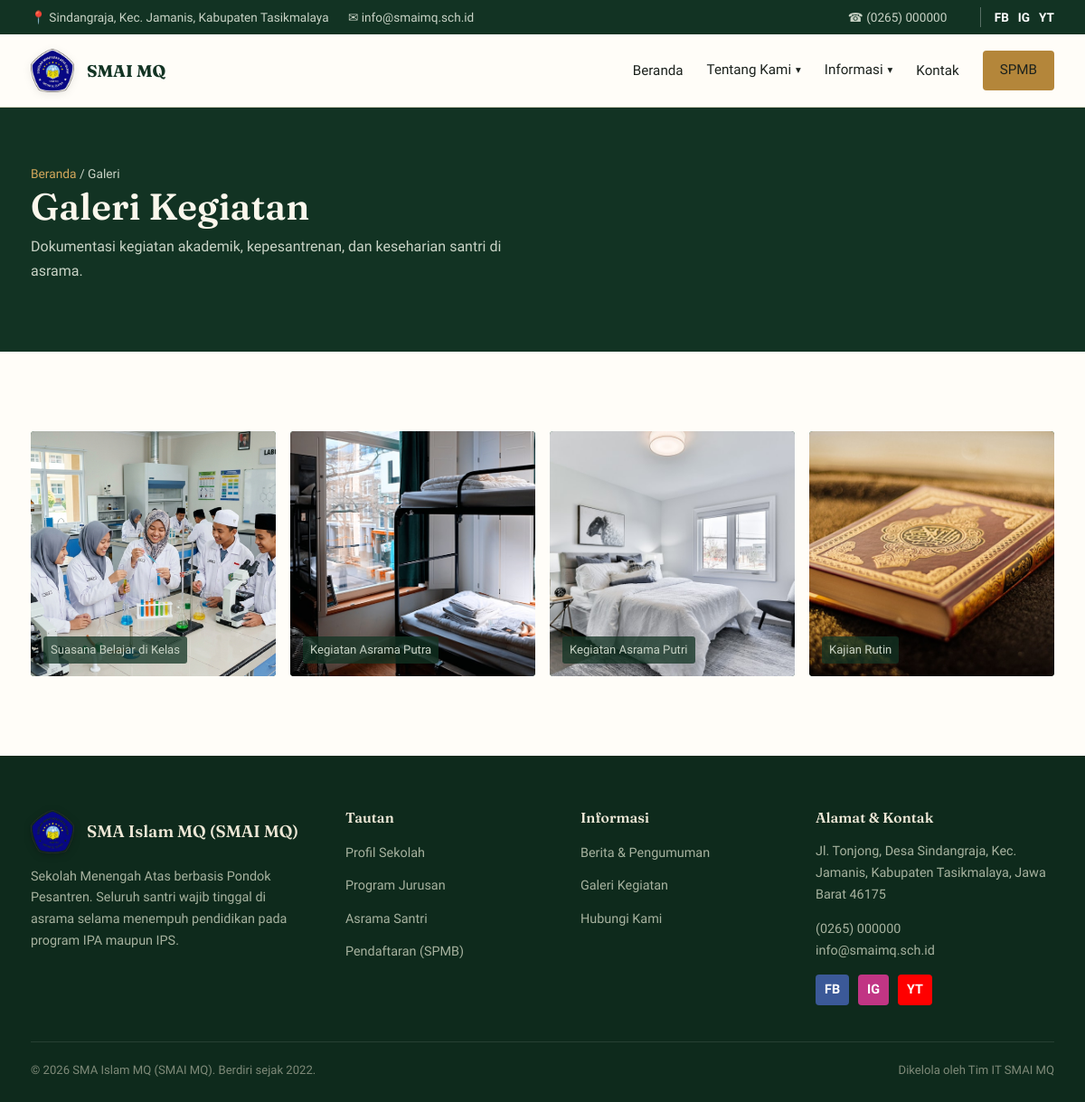
The page /galeri.php on the database its author committed.
### tables this page shows
CREATE TABLE profil_sekolah (
    id INT AUTO_INCREMENT PRIMARY KEY,
    nama_sekolah VARCHAR(150) NOT NULL,
    npsn VARCHAR(20) DEFAULT NULL,
    tahun_berdiri YEAR NOT NULL,
    alamat VARCHAR(255) NOT NULL,
    desa_kelurahan VARCHAR(100),
    kecamatan VARCHAR(100),
    kabupaten VARCHAR(100),
    provinsi VARCHAR(100),
    kode_pos VARCHAR(10),
    telepon VARCHAR(30),
    email VARCHAR(100),
    sambutan_kepsek TEXT,
    visi TEXT,
    misi TEXT,
    sejarah TEXT,
    logo VARCHAR(255) DEFAULT NULL,
    facebook VARCHAR(255) DEFAULT NULL,
    instagram VARCHAR(255) DEFAULT NULL,
    youtube VARCHAR(255) DEFAULT NULL,
    whatsapp VARCHAR(20) DEFAULT NULL,
    video_profil VARCHAR(255) DEFAULT NULL
);

CREATE TABLE galeri (
    id INT AUTO_INCREMENT PRIMARY KEY,
    judul VARCHAR(150) NOT NULL,
    kategori VARCHAR(50) DEFAULT 'Kegiatan',
    gambar VARCHAR(255) NOT NULL,
    keterangan VARCHAR(255),
    dibuat_pada TIMESTAMP DEFAULT CURRENT_TIMESTAMP
);

### includes/functions.php (called while the page is built, shortened)
<?php
function e($string) {
    return htmlspecialchars($string ?? '', ENT_QUOTES, 'UTF-8');
}

### galeri.php (the view, shortened to what this page needs)
<?php
require_once __DIR__ . '/config/database.php';
require_once __DIR__ . '/includes/functions.php';
$halaman_aktif = 'galeri';
$per_page = 12;
$page = isset($_GET['p']) ? (int)$_GET['p'] : 1;
$offset = ($page - 1) * $per_page;
$stmt = $pdo->prepare("SELECT * FROM galeri ORDER BY dibuat_pada DESC LIMIT ? OFFSET ?");
$stmt->bindValue(1, $per_page, PDO::PARAM_INT);
$stmt->bindValue(2, $offset, PDO::PARAM_INT);
$stmt->execute();
$galeri = $stmt->fetchAll();
require __DIR__ . '/includes/header.php';
?>
<div class="header-halaman">
    <div class="wadah">
        <span class="jejak"><a href="index.php">Beranda</a> / Galeri</span>
        <h1>Galeri Kegiatan</h1>
        <p style="color:#C9D3C6; max-width:60ch;">Dokumentasi kegiatan akademik, kepesantrenan, dan keseharian santri di asrama.</p>
    </div>
</div>
<section>
    <div class="wadah">
        <div class="grid-galeri">
            <?php foreach ($galeri as $g): ?>
            <div class="item-galeri">
                <?php if (!empty($g['gambar']) && file_exists(__DIR__ . '/assets/img/galeri/' . $g['gambar'])): ?>
                    <img src="<?= BASE_URL ?>assets/img/galeri/<?= e($g['gambar']) ?>" alt="<?= e($g['judul']) ?>">
                <?php else: ?>
                    <img src="<?= BASE_URL ?>assets/img/hero.jpg" alt="<?= e($g['judul']) ?>">
                <?php endif; ?>
                <span><?= e($g['judul']) ?></span>
            </div>
            <?php endforeach; ?>
        </div>
    </div>
</section>
<?php require __DIR__ . '/includes/footer.php'; ?>

### includes/header.php (shortened to what this page needs)
<?php
$profil = $pdo->query("SELECT * FROM profil_sekolah LIMIT 1")->fetch();
$halaman_aktif = $halaman_aktif ?? '';
?>
<!DOCTYPE html>
<html lang="id">
<head>
<link rel="stylesheet" href="<?= BASE_URL ?>assets/css/style.css">
</head>
<body>
<div class="topbar">
    <div class="wadah">
        <div>
            <span>📍 <?= e($profil['desa_kelurahan'] ?? '') ?>, <?= e($profil['kecamatan'] ?? '') ?>, <?= e($profil['kabupaten'] ?? '') ?></span>
            <span>✉ <?= e($profil['email'] ?? '') ?></span>
        </div>
        <div>
            <span>☎ <?= e($profil['telepon'] ?? '') ?></span>
            <div style="display:inline-flex; align-items:center; gap:10px; margin-left:15px; border-left:1px solid rgba(255,255,255,0.3); padding-left:15px;">
                <?php if(!empty($profil['facebook'])): ?><a href="<?= e($profil['facebook']) ?>" target="_blank" style="color:white; text-decoration:none; font-weight:bold;">FB</a><?php endif; ?>
                <?php if(!empty($profil['instagram'])): ?><a href="<?= e($profil['instagram']) ?>" target="_blank" style="color:white; text-decoration:none; font-weight:bold;">IG</a><?php endif; ?>
                <?php if(!empty($profil['youtube'])): ?><a href="<?= e($profil['youtube']) ?>" target="_blank" style="color:white; text-decoration:none; font-weight:bold;">YT</a><?php endif; ?>
            </div>
        </div>
    </div>
</div>
<header class="situs">
    <div class="navbar wadah">
        <a href="<?= BASE_URL ?>index.php" class="merek">
            <img src="<?= BASE_URL ?>assets/img/logo.png" alt="Logo SMAI MQ" class="logo-sekolah">
            <span class="merek-teks">
                <strong>SMAI MQ</strong>
            </span>
        </a>
        <nav class="menu-utama">
            <ul>
                <li><a href="<?= BASE_URL ?>index.php" class="<?= $halaman_aktif === 'beranda' ? 'aktif' : '' ?>">Beranda</a></li>
                <li class="menu-dropdown <?= in_array($halaman_aktif, ['profil', 'jurusan', 'asrama', 'fasilitas', 'guru', 'prestasi', 'ekstrakurikuler']) ? 'aktif' : '' ?>">
                    <a href="javascript:void(0)" class="dropdown-toggle">Tentang Kami <span class="panah-bawah">&#9662;</span></a>
                </li>
                <li class="menu-dropdown <?= in_array($halaman_aktif, ['berita', 'galeri', 'pengumuman', 'unduhan', 'alumni', 'kalender', 'karya']) ? 'aktif' : '' ?>">
                    <a href="javascript:void(0)" class="dropdown-toggle">Informasi <span class="panah-bawah">&#9662;</span></a>
                </li>
                <li><a href="<?= BASE_URL ?>kontak.php" class="<?= $halaman_aktif === 'kontak' ? 'aktif' : '' ?>">Kontak</a></li>
                <li><a href="https://spmb.ponpes-mhmq.my.id/" target="_blank" class="btn btn-emas" style="padding:8px 18px;">SPMB</a></li>
            </ul>
        </nav>
    </div>
</header>

### includes/footer.php (shortened to what this page needs)
<footer class="situs">
    <div class="wadah">
        <div class="footer-grid">
            <div>
                <div style="display:flex; align-items:center; gap:14px; margin-bottom:14px;">
                    <img src="<?= BASE_URL ?>assets/img/logo.png" alt="Logo SMAI MQ" style="width:48px; height:auto; filter:drop-shadow(0 2px 4px rgba(0,0,0,0.3));">
                    <h4 style="margin:0; font-size:1.15rem;"><?= e($profil['nama_sekolah']) ?></h4>
                </div>
                <p>Sekolah Menengah Atas berbasis Pondok Pesantren. Seluruh santri wajib tinggal di asrama selama menempuh pendidikan pada program IPA maupun IPS.</p>
            </div>
            <div>
                <h4>Tautan</h4>
                <ul>
                    <li><a href="<?= BASE_URL ?>profil.php">Profil Sekolah</a></li>
                    <li><a href="<?= BASE_URL ?>jurusan.php">Program Jurusan</a></li>
                    <li><a href="<?= BASE_URL ?>asrama.php">Asrama Santri</a></li>
                    <li><a href="https://spmb.ponpes-mhmq.my.id/" target="_blank">Pendaftaran (SPMB)</a></li>
                </ul>
            </div>
            <div>
                <h4>Informasi</h4>
                <ul>
                    <li><a href="<?= BASE_URL ?>berita.php">Berita &amp; Pengumuman</a></li>
                    <li><a href="<?= BASE_URL ?>galeri.php">Galeri Kegiatan</a></li>
                    <li><a href="<?= BASE_URL ?>kontak.php">Hubungi Kami</a></li>
                </ul>
            </div>
            <div>
                <h4>Alamat &amp; Kontak</h4>
                <p>
                    <?= e($profil['alamat']) ?>, Desa <?= e($profil['desa_kelurahan']) ?>,
                    <?= e($profil['kecamatan']) ?>, <?= e($profil['kabupaten']) ?>,
                    <?= e($profil['provinsi']) ?> <?= e($profil['kode_pos']) ?>
                </p>
                <p><?= e($profil['telepon']) ?><br><?= e($profil['email']) ?></p>
                <div style="margin-top:15px; display:flex; gap:10px;">
                    <?php if(!empty($profil['facebook'])): ?><a href="<?= e($profil['facebook']) ?>" target="_blank" style="display:inline-block; padding:5px 10px; background:#3b5998; color:white; border-radius:4px; text-decoration:none; font-weight:bold;">FB</a><?php endif; ?>
                    <?php if(!empty($profil['instagram'])): ?><a href="<?= e($profil['instagram']) ?>" target="_blank" style="display:inline-block; padding:5px 10px; background:#C13584; color:white; border-radius:4px; text-decoration:none; font-weight:bold;">IG</a><?php endif; ?>
                    <?php if(!empty($profil['youtube'])): ?><a href="<?= e($profil['youtube']) ?>" target="_blank" style="display:inline-block; padding:5px 10px; background:#FF0000; color:white; border-radius:4px; text-decoration:none; font-weight:bold;">YT</a><?php endif; ?>
                </div>
            </div>
        </div>
        <div class="footer-bawah">
            <span>&copy; <?= date('Y') ?> <?= e($profil['nama_sekolah']) ?>. Berdiri sejak <?= e($profil['tahun_berdiri']) ?>.</span>
            <span>Dikelola oleh Tim IT SMAI MQ</span>
        </div>
    </div>
</footer>
</body>
</html>

### assets/css/style.css (style rules this page uses)
:root { --hijau-tua: #12332390; --hijau-tua: #123323; --hijau: #1E5A3B; --hijau-terang: #2F7C52; --emas: #B4863A; --emas-terang: #D3A85C; --krem: #F6F1E4; --putih: #FFFDF8; --tinta: #1C221D; --abu: #6C7267; --garis: #DED6C0; --radius: 4px; --maks-lebar: 1180px; --bayangan: 0 18px 40px -22px rgba(18, 51, 35, 0.35); }
* { box-sizing: border-box; }
html { scroll-behavior: smooth; }
body { margin: 0; font-family: 'Work Sans', sans-serif; color: var(--tinta); background: var(--putih); line-height: 1.65; -webkit-font-smoothing: antialiased; }
h1, h2, h3, h4, .font-display { font-family: 'Fraunces', serif; font-weight: 600; line-height: 1.15; margin: 0 0 0.5em; color: var(--hijau-tua); }
p { margin: 0 0 1em; max-width: 68ch; }
a { color: var(--hijau); text-decoration: none; }
img { max-width: 100%; display: block; }
.wadah { max-width: var(--maks-lebar); margin: 0 auto; padding: 0 24px; }
section { padding: 88px 0; }
.btn { display: inline-block; padding: 13px 28px; border-radius: var(--radius); font-weight: 600; font-size: 0.95rem; border: 1.5px solid transparent; cursor: pointer; transition: background .18s ease, color .18s ease, border-color .18s ease, transform .18s ease; }
.btn-emas { background: var(--emas); color: var(--hijau-tua); }
.topbar { background: var(--hijau-tua); color: #C9D3C6; font-size: 0.85rem; }
.topbar .wadah { display: flex; justify-content: space-between; padding: 8px 24px; flex-wrap: wrap; gap: 6px; }
.topbar span { margin-right: 18px; }
header.situs { background: var(--putih); border-bottom: 1px solid var(--garis); position: sticky; top: 0; z-index: 50; }
.navbar { display: flex; align-items: center; justify-content: space-between; padding: 16px 24px; }
.merek { display: flex; align-items: center; gap: 14px; }
.logo-sekolah { width: 48px; height: auto; max-height: 52px; object-fit: contain; filter: drop-shadow(0 2px 5px rgba(0,0,0,0.12)); flex-shrink: 0; }
.merek-teks { line-height: 1.25; }
.merek-teks strong { display: block; font-family: 'Fraunces', serif; font-size: 1.15rem; color: var(--hijau-tua); }
nav.menu-utama ul { list-style: none; display: flex; align-items: center; gap: 26px; margin: 0; padding: 0; }
nav.menu-utama a { color: var(--tinta); font-weight: 500; font-size: 0.95rem; padding: 6px 0; border-bottom: 2px solid transparent; }
.menu-dropdown { position: relative; }
.menu-dropdown > a { display: inline-flex; align-items: center; gap: 5px; cursor: pointer; }
.menu-dropdown .panah-bawah { font-size: 0.72rem; transition: transform 0.2s ease; }
.grid-galeri { display: grid; grid-template-columns: repeat(4, 1fr); gap: 16px; }
.item-galeri { aspect-ratio: 1; border-radius: var(--radius); background: linear-gradient(160deg, var(--hijau), var(--hijau-tua)); color: #C9D3C6; display: flex; align-items: flex-end; padding: 14px; font-size: 0.82rem; position: relative; overflow: hidden; }
.item-galeri img { position: absolute; inset: 0; width: 100%; height: 100%; object-fit: cover; }
.item-galeri span { position: relative; z-index: 2; background: rgba(18,51,35,0.75); padding: 4px 8px; border-radius: 3px; }
footer.situs { background: #0E2A1C; color: #B7C1B1; padding: 60px 0 24px; }
.footer-grid { display: grid; grid-template-columns: 1.4fr 1fr 1fr 1.2fr; gap: 40px; margin-bottom: 40px; }
footer.situs h4 { color: #EDE7D6; font-size: 0.98rem; margin-bottom: 16px; }
footer.situs p, footer.situs a { color: #A7B29F; font-size: 0.9rem; }
footer.situs ul { list-style: none; padding: 0; margin: 0; display: grid; gap: 10px; }
.footer-bawah { border-top: 1px solid rgba(255,255,255,0.1); padding-top: 20px; font-size: 0.82rem; color: #7F8A79; display: flex; justify-content: space-between; flex-wrap: wrap; gap: 8px; }
.header-halaman { background: var(--hijau-tua); color: #EDE7D6; padding: 60px 0; position: relative; overflow: hidden; }
.header-halaman h1 { color: #FBF7EC; font-size: clamp(1.8rem, 3.4vw, 2.6rem); margin-bottom: 8px; }
.jejak { font-size: 0.86rem; color: #C9D3C6; }
.jejak a { color: var(--emas-terang); }

### rows shown on the page
profil_sekolah: desa_kelurahan "Sindangraja", kecamatan "Kec. Jamanis", kabupaten "Kabupaten Tasikmalaya", email "info@smaimq.sch.id", telepon "(0265) 000000", nama_sekolah "SMA Islam MQ (SMAI MQ)", alamat "Jl. Tonjong", provinsi "Jawa Barat", kode_pos "46175", tahun_berdiri "2022"
galeri: gambar (picture), judul "Suasana Belajar di Kelas"
galeri: gambar (picture), judul "Kegiatan Asrama Putra"
galeri: gambar (picture), judul "Kegiatan Asrama Putri"
galeri: gambar (picture), judul "Kajian Rutin"
